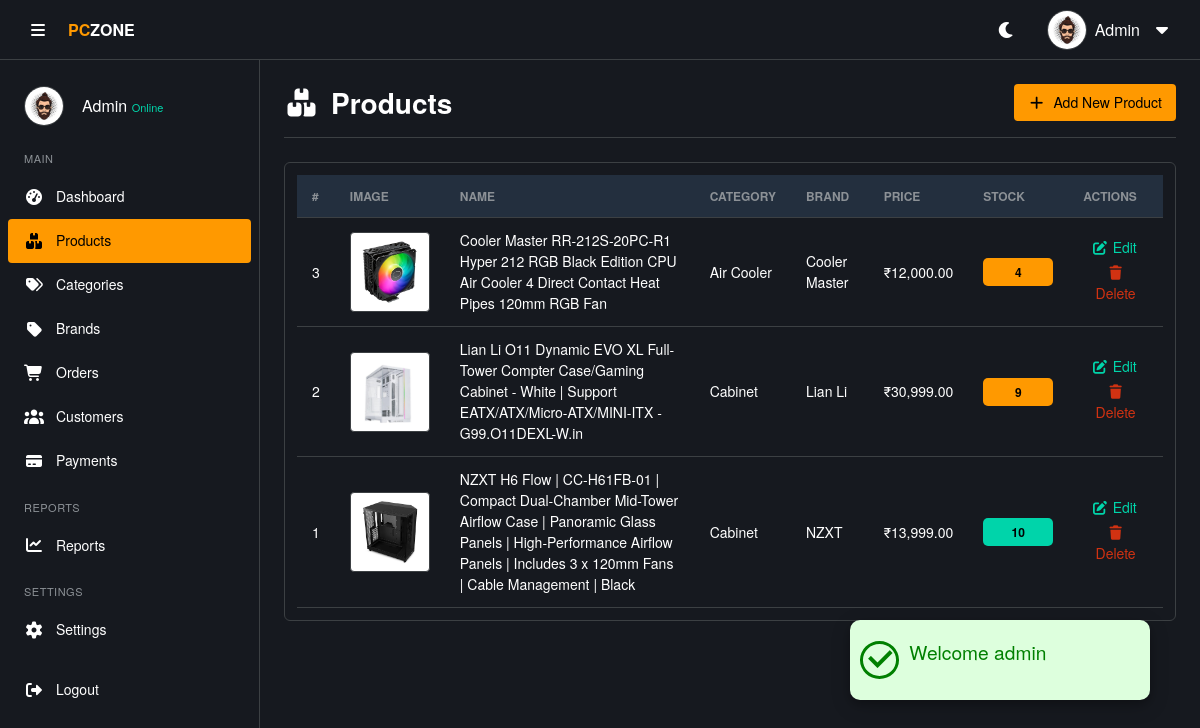
The app's page /admin/product.php (signed in) with its own data.
### tables this page shows
CREATE TABLE IF NOT EXISTS products (
   product_id  INT AUTO_INCREMENT PRIMARY KEY,
   product_name VARCHAR(250) NOT NULL,
   sku VARCHAR(50) UNIQUE,
   slug VARCHAR(250) UNIQUE,
   description TEXT,
   price DECIMAL(10, 2) NOT NULL,
   discount DECIMAL(6,2) DEFAULT 0,
   stock INT DEFAULT 0,
   weight DECIMAL(6,2),
   rating FLOAT DEFAULT 0,
   brand_id INT,
   category_id INT,
   main_image varchar(255) NOT NULL,
   image_1 varchar(255),
   image_2 varchar(255),
   image_3 varchar(255),
   platform ENUM('intel','amd','both','none') NOT NULL DEFAULT 'none',
   is_featured BOOLEAN DEFAULT 0,
   is_active BOOLEAN DEFAULT 1,
   created_at TIMESTAMP DEFAULT CURRENT_TIMESTAMP,
   updated_at TIMESTAMP DEFAULT CURRENT_TIMESTAMP ON UPDATE CURRENT_TIMESTAMP,
   FOREIGN KEY (category_id) REFERENCES categories(category_id) ON DELETE CASCADE,
   FOREIGN KEY (brand_id)     REFERENCES brands(brand_id)     ON DELETE CASCADE
);

CREATE TABLE IF NOT EXISTS categories (
    category_id INT AUTO_INCREMENT PRIMARY KEY,
    category_name VARCHAR(100) NOT NULL UNIQUE,
    parent_id INT DEFAULT NULL,
    icon_image VARCHAR(255) DEFAULT NULL,    
    level INT DEFAULT 0,
    slug VARCHAR(250) UNIQUE,
    status ENUM('active','inactive') NOT NULL DEFAULT 'active',
    sort_order INT DEFAULT 9999,
    created_at TIMESTAMP DEFAULT CURRENT_TIMESTAMP,
    updated_at TIMESTAMP DEFAULT CURRENT_TIMESTAMP ON UPDATE CURRENT_TIMESTAMP,
    FOREIGN KEY (parent_id) REFERENCES categories(category_id) ON DELETE SET NULL
);

CREATE TABLE IF NOT EXISTS brands (
    brand_id INT AUTO_INCREMENT PRIMARY KEY,
    brand_name VARCHAR(100) NOT NULL,
    category_id INT,
    slug VARCHAR(250) UNIQUE,
    FOREIGN KEY (category_id) REFERENCES categories(category_id) ON DELETE CASCADE
);

### includes/functions.php (called while the page is built, shortened)
<?php
function e($v)
{
  return htmlspecialchars($v ?? '');
}

### admin/product.php (the view, shortened to what this page needs)
<?php
require('../includes/functions.php');
$query = "SELECT p.product_id, p.product_name, p.description, p.price, p.stock, b.brand_name, c.category_name, p.main_image
          FROM products p
          LEFT JOIN brands b ON p.brand_id = b.brand_id
          LEFT JOIN categories c ON p.category_id = c.category_id
          ORDER BY p.product_id DESC";
$result = $conn->query($query);
$products = $result->fetch_all(MYSQLI_ASSOC);
?>
<!DOCTYPE html>
<html lang="en">
<head>
  <?php require('./includes/header-link.php') ?>
  <link rel="stylesheet" href="./assets/css/products.css">
</head>
<body>
  <?php require('./includes/alert.php');
  include './includes/header.php';
  include './includes/sidebar.php';
  ?>
  <main class="main-content">
    <div class="page-header">
      <h2><i class="fas fa-boxes"></i> Products</h2>
      <a href="./add_product.php" class="btn-add">
        <i class="fas fa-plus"></i> Add New Product
      </a>
    </div>
    <div class="table-container">
      <table class="data-table">
        <thead>
          <tr>
            <th>#</th>
            <th>Image</th>
            <th>Name</th>
            <th>Category</th>
            <th>Brand</th>
            <th>Price</th>
            <th>Stock</th>
            <th>Actions</th>
          </tr>
        </thead>
        <tbody>
          <?php if (empty($products)): ?>
            <tr>
              <td colspan="8" class="text-center py-4">No products found.</td>
            </tr>
            <?php else: foreach ($products as $product): ?>
              <?php
              $pdata = [
                "id" => (int)$product["product_id"],
                "name" => $product["product_name"],
                "description" => $product["description"],
                "price" => number_format((float)$product["price"], 2),
                "stock" => (int)$product["stock"],
                "brand" => $product["brand_name"] ?? 'N/A',
                "category" => $product["category_name"] ?? 'N/A',
                "image" => $product["main_image"] ?? ''
              ];
              ?>
              <tr class="product-row" data-product='<?= e(json_encode($pdata)) ?>' style="cursor: pointer;">
                <td><?= (int)$product['product_id'] ?></td>
                <td>
                  <?php
                  $imagePath = '';
                  if (!empty($product['main_image'])) {
                    $candidate1 = '../uploads/' . $product['main_image'];
                    $candidate2 = '../assets/images/products/' . $product['main_image'];
                    if (file_exists($candidate1)) $imagePath = $candidate1;
                    elseif (file_exists($candidate2)) $imagePath = $candidate2;
                  }
                  if ($imagePath): ?>
                    <img src="<?= e($imagePath) ?>" alt="<?= e($product['product_name']) ?>" class="product-thumb">
                  <?php endif; ?>
                </td>
                <td><?= e($product['product_name']) ?></td>
                <td><?= e($product['category_name'] ?? 'N/A') ?></td>
                <td><?= e($product['brand_name'] ?? 'N/A') ?></td>
                <td>₹<?= number_format((float)$product['price'], 2) ?></td>
                <td>
                  <?php
                  $stock = (int)$product['stock'];
                  $stock_class = 'completed';
                  if ($stock < 10) $stock_class = 'pending';
                  ?>
                  <span class="badge-status <?= $stock_class ?>"><?= $stock ?></span>
                </td>
                <td>
                  <a href="edit_product.php?product_id=<?= (int)$product['product_id'] ?>" class="btn-edit"><i class="fas fa-edit"></i> Edit</a>
                  <button class="btn-delete"
                    data-bs-toggle="modal"
                    data-bs-target="#deleteConfirmModal"
                    data-delete-url="delete.php?product=<?= (int)$product['product_id'] ?>">
                    <i class="fas fa-trash"></i> Delete
                  </button>
                </td>
              </tr>
          <?php endforeach;
          endif; ?>
        </tbody>
      </table>
    </div>
  </main>
</body>
</html>

### admin/assets/css/style.css (style rules this page uses)
* { margin: 0; padding: 0; box-sizing: border-box; }
body { font-family: "Amazon Ember", "Helvetica Neue", Roboto, Arial, sans-serif; font-size: 16px; line-height: 1.5; background-color: var(--bg-body); color: var(--text-color); transition: background-color 0.3s, color 0.3s; }
:root { --bg-body: #16191f; --bg-section: #16191f; --bg-card: #16191f; --bg-input: #0d1117; --text-color: #ffffff; --text-muted: #8c9196; --border-color: #3c4043; --primary: #ff9900; --primary-hover: #ffad33; --primary-text: #000000; --hover-bg: #2a3139; --table-header: #232f3e; --scroll-track: #16191f; --success: #00d4aa; --danger: #d13212; --warning: #ff9900; --success-bg: rgba(0, 212, 170, 0.1); --danger-bg: rgba(209, 50, 18, 0.1); --warning-bg: rgba(255, 153, 0, 0.1); --transition: all 0.3s ease; }
.main-content { margin-left: 260px; padding: 24px; padding-top: 84px; transition: margin-left 0.3s, width 0.3s; background-color: var(--bg-body); min-height: 100vh; }
.page-header { display: flex; justify-content: space-between; align-items: center; margin-bottom: 24px; padding-bottom: 16px; border-bottom: 1px solid var(--border-color); }
.page-header h2, .page-header h3 { font-size: 1.75rem; font-weight: 600; margin: 0; color: var(--text-color); display: flex; align-items: center; gap: 12px; }
.table-container { width: 100%; max-width: 100%; background-color: var(--bg-section); border: 1px solid var(--border-color); border-radius: 6px; overflow-x: auto; padding: 12px; }
.data-table, .product-table { width: 100%; border-collapse: collapse; font-size: 14px; color: var(--text-color); }
.data-table { width: 100%; border-collapse: collapse; font-size: 14px; }
.data-table th, .data-table td { padding: 12px 15px; text-align: left; border-bottom: 1px solid var(--border-color); color: var(--text-color); vertical-align: middle; }
.data-table th { background-color: var(--table-header); color: var(--text-muted); font-weight: 600; font-size: 12px; text-transform: uppercase; }
.btn-add, .btn-success { background-color: var(--primary); color: var(--primary-text); border: none; border-radius: 4px; padding: 8px 14px; font-weight: 500; font-size: 14px; text-decoration: none; display: inline-flex; align-items: center; gap: 8px; cursor: pointer; }
.btn-edit, .btn-delete { background: none; border: none; padding: 4px 8px; cursor: pointer; text-decoration: none; font-size: 14px; }
.btn-edit { color: var(--success); }
.btn-delete { color: var(--danger); }
.badge-status { padding: 5px 10px; border-radius: 5px; font-size: 12px; font-weight: 600; text-align: center; display: inline-block; min-width: 70px; }
.badge-status.completed, .badge-status.paid, .badge-status.active { background-color: var(--success); color: var(--primary-text); }
.badge-status.pending, .badge-status.shipped, .badge-status.processing { background-color: var(--warning); color: var(--primary-text); }
.popup > .icon > i { font-size: 2rem; border-radius: 50%; margin: 0 10px; font-weight: 700; }
.popup-success > .icon > i { background-color: #ddffdd; color: green; border: 3px solid green; border-radius: 50%; }

### admin/assets/css/products.css (style rules this page uses)
.product-thumb { width: 80px; height: 80px; object-fit: contain; background-color: #fff; border: 1px solid var(--border-color); border-radius: 4px; padding: 5px; }

### records on screen
products: product_id "3", main_image (picture), product_name "Cooler Master RR-212S-20PC-R1 Hyper 212 RGB Black Edition CPU Air Cooler 4 Direct Contact Heat Pipes 120mm RGB Fan", category.category_name "Air Cooler", brand.brand_name "Cooler Master", price "12,000.00", stock "4"
products: product_id "2", main_image (picture), product_name "Lian Li O11 Dynamic EVO XL Full-Tower Compter Case/Gaming Cabinet - White | Support EATX/ATX/Micro-ATX/MINI-ITX - G99.O11DEXL-W.in", category.category_name "Cabinet", brand.brand_name "Lian Li", price "30,999.00", stock "9"
products: product_id "1", main_image (picture), product_name "NZXT H6 Flow | CC-H61FB-01 | Compact Dual-Chamber Mid-Tower Airflow Case | Panoramic Glass Panels | High-Performance Airflow Panels | Includes 3 x 120mm Fans | Cable Management | Black", category.category_name "Cabinet", brand.brand_name "NZXT", price "13,999.00", stock "10"

### other values on screen
$_SESSION['message']['title'] "Welcome admin"
$userName "Admin"
$_SESSION['full_name'] "Admin"
